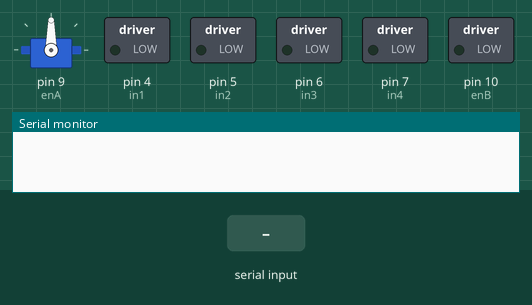
This sketch was run on a simulated Arduino Uno, built with avr-gcc and run on an emulated ATmega328P. Parts: servo, switched loads named in the sketch (green lamp = pin HIGH), the last lines printed to the serial monitor. Inputs (shaded band) come from the test bench. Pins used as bus, display or sensor lines are not drawn.

Above: at 1.2 s.
1.3 s: "W\n" received over Serial
At 2.2 s:
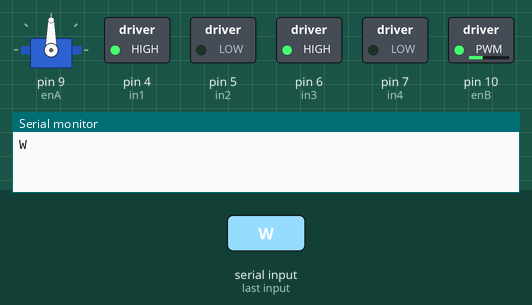
2.8 s: byte 90 ('Z') received over Serial
At 3.3 s:
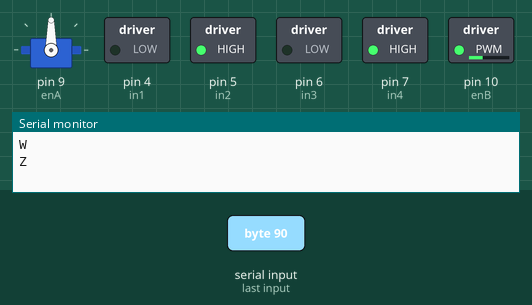
4.3 s: byte 68 ('D') received over Serial
At 5.5 s:
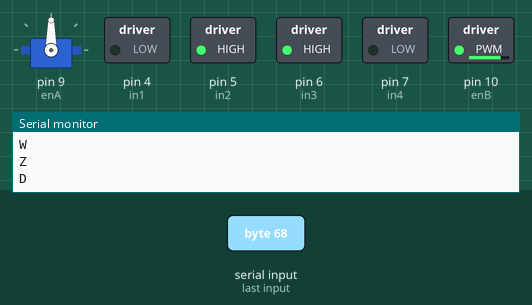
5.8 s: byte 65 ('A') received over Serial
At 6.8 s:
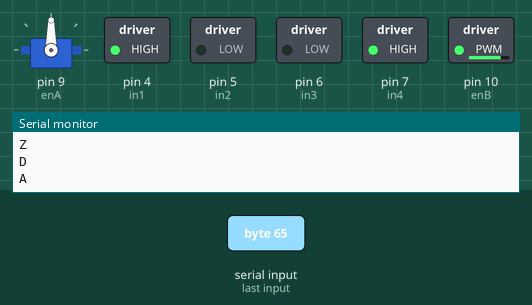
7.3 s: byte 84 ('T') received over Serial
At 7.9 s:
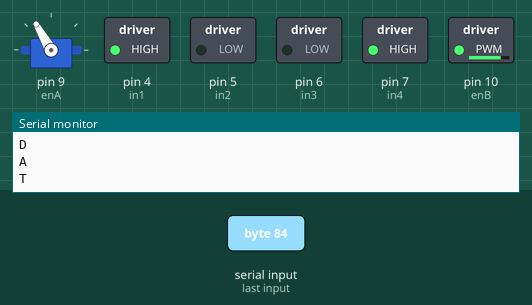
8.8 s: byte 66 ('B') received over Serial
At 9.1 s:
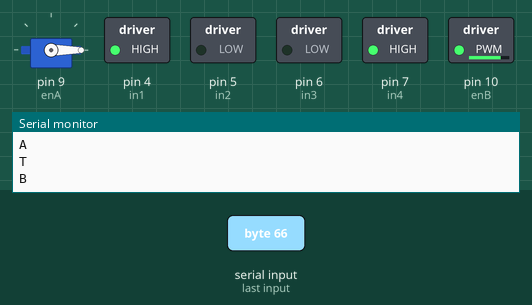
Timing chart, 0 to 11.3 s (numbered marks = the images above; inputs shaded):
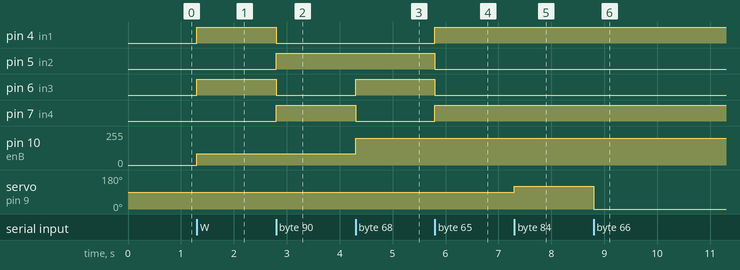

The sketch:

source_code.ino
```cpp
//1/0= maju-mundur
//2/3 kiri-kanan
//5/6=buka-tutup
//4 = berheti

#include <Servo.h>
#include <SoftwareSerial.h>
SoftwareSerial module_bluetooth(0, 1); // pin RX | TX
char data = 0;
#define enA 9
#define in1 4
#define in2 5
#define enB 10
#define in3 6
#define in4 7


int motorSpeedA = 0;
int motorSpeedB = 0;

Servo servo;

void setup()
{
  Serial.begin(9600);
  pinMode(enA, OUTPUT);
  pinMode(enB, OUTPUT);
  pinMode(in1, OUTPUT);
  pinMode(in2, OUTPUT);
  pinMode(in3, OUTPUT);
  pinMode(in4, OUTPUT);

  servo.attach(9);
}
void loop()
{
  if(Serial.available() > 0)
  {
    data = Serial.read();Serial.print(data);
    Serial.print("\n");
   // //Data yang masuk
    if(data == 'W'){
    motorSpeedA = 85;
    motorSpeedB = 85;
    analogWrite(enA, motorSpeedA);
    analogWrite(enB, motorSpeedB);
    // Set Motor A backward
    digitalWrite(in1, HIGH);
    digitalWrite(in2, LOW);
    // Set Motor B backward
    digitalWrite(in3, HIGH);
    digitalWrite(in4, LOW);

    }
    else if(data == 'Z'){
    motorSpeedA = 85;
    motorSpeedB = 85;
    analogWrite(enA, motorSpeedA);
    analogWrite(enB, motorSpeedB);
    digitalWrite(in1, LOW);
    digitalWrite(in2, HIGH);
    // Set Motor B forward
    digitalWrite(in3, LOW);
    digitalWrite(in4, HIGH);
    }
    else if(data == 'D'){
    motorSpeedA = 97;
    motorSpeedB = 200;
    analogWrite(enA, motorSpeedA);
    analogWrite(enB, motorSpeedB);
    digitalWrite(in1, LOW);
    digitalWrite(in2, HIGH);
    // Set Motor B RIGHT
    digitalWrite(in3, HIGH);
    digitalWrite(in4, LOW);
    }
    else if(data == 'A'){
    motorSpeedA = 97;
    motorSpeedB = 200;
    analogWrite(enA, motorSpeedA);
    analogWrite(enB, motorSpeedB);
    digitalWrite(in1, HIGH);
    digitalWrite(in2, LOW);
    // Set Motor B LEFT
    digitalWrite(in3, LOW);
    digitalWrite(in4, HIGH);
    }
      else if(data == 'T'){
   servo.write(120);                      //sesuain punya lu beb
  delay(1000);
    }
    else if(data == 'B'){
  servo.write(0);                      // ni juga
  delay(1000);
  }
    else if(data == 'S'){
    motorSpeedA = 255;
    motorSpeedB = 255;
    analogWrite(enA, motorSpeedA);
    analogWrite(enB, motorSpeedB);
    digitalWrite(in1, LOW);
    digitalWrite(in2, LOW);
    // Set Motor B STOP
    digitalWrite(in3, LOW);
    digitalWrite(in4, LOW);
    }
  }

}

//recode by neko team yahahaahaa wahyu
```

Measured:
- after the input at 1.3 s, pin 4 (in1), pin 6 (in3): LOW → HIGH at once; pin 10 (enB): 0/255 → 85/255 at once
- after the input at 2.8 s, pin 4 (in1), pin 6 (in3): HIGH → LOW at once; pin 5 (in2), pin 7 (in4): LOW → HIGH at once
- after the input at 4.3 s, pin 6 (in3): LOW → HIGH at once; pin 7 (in4): HIGH → LOW at once; pin 10 (enB): 85/255 → 200/255 at once
- after the input at 5.8 s, pin 4 (in1), pin 7 (in4): LOW → HIGH at once; pin 5 (in2), pin 6 (in3): HIGH → LOW at once
- after the input at 7.3 s, servo on pin 9 (enA): 90° → 120° at once
- after the input at 8.8 s, servo on pin 9 (enA): 120° → 0° at once
